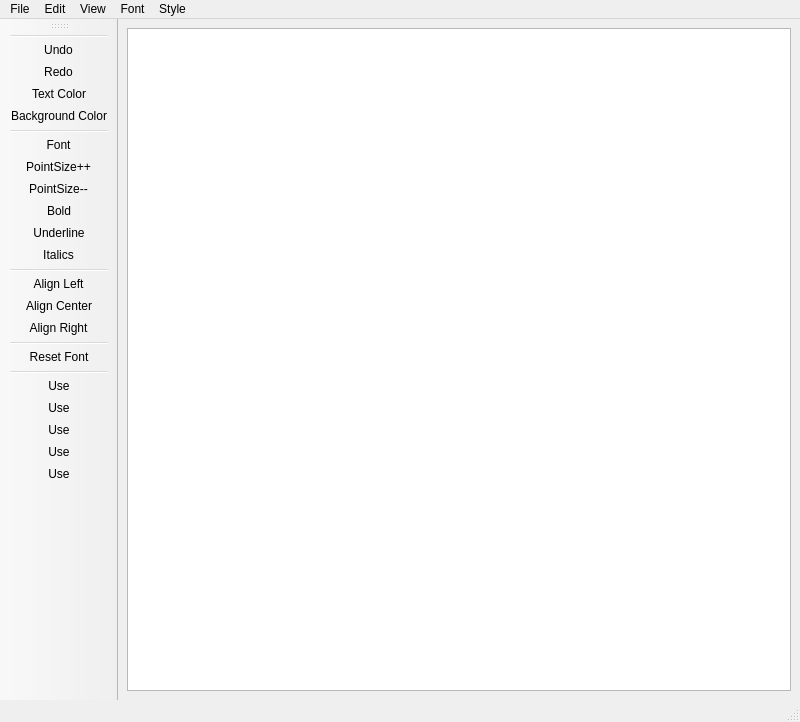
<?xml version="1.0" encoding="UTF-8"?>
<ui version="4.0">
 <class>MainWindow</class>
 <widget class="QMainWindow" name="MainWindow">
  <property name="geometry">
   <rect>
    <x>0</x>
    <y>0</y>
    <width>800</width>
    <height>722</height>
   </rect>
  </property>
  <property name="windowTitle">
   <string>MainWindow</string>
  </property>
  <widget class="QWidget" name="centralwidget">
   <layout class="QHBoxLayout" name="horizontalLayout_2">
    <item>
     <layout class="QHBoxLayout" name="horizontalLayout">
      <item>
       <widget class="QTextEdit" name="textEdit"/>
      </item>
     </layout>
    </item>
   </layout>
  </widget>
  <widget class="QMenuBar" name="menubar">
   <property name="geometry">
    <rect>
     <x>0</x>
     <y>0</y>
     <width>800</width>
     <height>22</height>
    </rect>
   </property>
   <widget class="QMenu" name="menuFont">
    <property name="title">
     <string>Font</string>
    </property>
    <addaction name="actionColor"/>
    <addaction name="actionBackground_Color"/>
    <addaction name="separator"/>
    <addaction name="actionAlign_Left"/>
    <addaction name="actionAlign_Center"/>
    <addaction name="actionAlign_Right"/>
    <addaction name="separator"/>
    <addaction name="actionFont"/>
    <addaction name="actionPixelSize"/>
    <addaction name="actionPixelSize_2"/>
    <addaction name="actionPointSize"/>
    <addaction name="actionPointSize_2"/>
    <addaction name="separator"/>
    <addaction name="actionBold"/>
    <addaction name="separator"/>
    <addaction name="actionUnderline"/>
    <addaction name="actionItalics"/>
    <addaction name="actionReset_Font"/>
   </widget>
   <widget class="QMenu" name="menuFile">
    <property name="title">
     <string>File</string>
    </property>
    <addaction name="actionClear"/>
    <addaction name="separator"/>
    <addaction name="actionOpen"/>
    <addaction name="actionSave_as"/>
    <addaction name="actionPrint"/>
    <addaction name="separator"/>
    <addaction name="actionExit"/>
   </widget>
   <widget class="QMenu" name="menuView">
    <property name="title">
     <string>View</string>
    </property>
    <addaction name="actionZoom"/>
    <addaction name="actionZoom_2"/>
   </widget>
   <widget class="QMenu" name="menuStyle">
    <property name="title">
     <string>Style</string>
    </property>
    <widget class="QMenu" name="menuStyle_1">
     <property name="title">
      <string>Style 1</string>
     </property>
     <addaction name="actionDefine"/>
     <addaction name="actionUse"/>
    </widget>
    <widget class="QMenu" name="menuStyle_2">
     <property name="title">
      <string>Style 2</string>
     </property>
     <addaction name="actionDefine_2"/>
     <addaction name="actionUse_2"/>
    </widget>
    <widget class="QMenu" name="menuStyle_3">
     <property name="title">
      <string>Style 3</string>
     </property>
     <addaction name="actionDefine_3"/>
     <addaction name="actionUse_3"/>
    </widget>
    <widget class="QMenu" name="menuStyle_4">
     <property name="title">
      <string>Style 4</string>
     </property>
     <addaction name="actionDefine_4"/>
     <addaction name="actionUse_4"/>
    </widget>
    <widget class="QMenu" name="menuStyle_5">
     <property name="title">
      <string>Style 5</string>
     </property>
     <addaction name="actionDefine_5"/>
     <addaction name="actionUse_5"/>
    </widget>
    <addaction name="menuStyle_1"/>
    <addaction name="menuStyle_2"/>
    <addaction name="menuStyle_3"/>
    <addaction name="menuStyle_4"/>
    <addaction name="menuStyle_5"/>
   </widget>
   <widget class="QMenu" name="menuEdit">
    <property name="title">
     <string>Edit</string>
    </property>
    <addaction name="actionCopy"/>
    <addaction name="actionPaste"/>
    <addaction name="actionCut"/>
    <addaction name="separator"/>
    <addaction name="actionUndo"/>
    <addaction name="actionRedo"/>
   </widget>
   <addaction name="menuFile"/>
   <addaction name="menuEdit"/>
   <addaction name="menuView"/>
   <addaction name="menuFont"/>
   <addaction name="menuStyle"/>
  </widget>
  <widget class="QStatusBar" name="statusbar"/>
  <widget class="QToolBar" name="toolBar">
   <property name="windowTitle">
    <string>toolBar</string>
   </property>
   <attribute name="toolBarArea">
    <enum>LeftToolBarArea</enum>
   </attribute>
   <attribute name="toolBarBreak">
    <bool>false</bool>
   </attribute>
   <addaction name="separator"/>
   <addaction name="actionUndo"/>
   <addaction name="actionRedo"/>
   <addaction name="actionColor"/>
   <addaction name="actionBackground_Color"/>
   <addaction name="separator"/>
   <addaction name="actionFont"/>
   <addaction name="actionPointSize"/>
   <addaction name="actionPointSize_2"/>
   <addaction name="actionBold"/>
   <addaction name="actionUnderline"/>
   <addaction name="actionItalics"/>
   <addaction name="separator"/>
   <addaction name="actionAlign_Left"/>
   <addaction name="actionAlign_Center"/>
   <addaction name="actionAlign_Right"/>
   <addaction name="separator"/>
   <addaction name="actionReset_Font"/>
   <addaction name="separator"/>
   <addaction name="actionUse"/>
   <addaction name="actionUse_2"/>
   <addaction name="actionUse_3"/>
   <addaction name="actionUse_4"/>
   <addaction name="actionUse_5"/>
  </widget>
  <action name="actionColor">
   <property name="icon">
    <iconset resource="Resources.qrc">
     <normaloff>:/new/imgs/icon::color.png</normaloff>:/new/imgs/icon::color.png</iconset>
   </property>
   <property name="text">
    <string>Text Color</string>
   </property>
  </action>
  <action name="actionBackground_Color">
   <property name="icon">
    <iconset resource="Resources.qrc">
     <normaloff>:/new/imgs/icon::backgoundColor.png</normaloff>:/new/imgs/icon::backgoundColor.png</iconset>
   </property>
   <property name="text">
    <string>Background Color</string>
   </property>
  </action>
  <action name="actionAlign_Left">
   <property name="icon">
    <iconset>
     <normaloff>:/imgs/icon::alignLeft.png</normaloff>:/imgs/icon::alignLeft.png</iconset>
   </property>
   <property name="text">
    <string>Align Left</string>
   </property>
  </action>
  <action name="actionAlign_Center">
   <property name="icon">
    <iconset resource="Resources.qrc">
     <normaloff>:/new/imgs/icon::alignCenter.png</normaloff>:/new/imgs/icon::alignCenter.png</iconset>
   </property>
   <property name="text">
    <string>Align Center</string>
   </property>
  </action>
  <action name="actionAlign_Right">
   <property name="icon">
    <iconset resource="Resources.qrc">
     <normaloff>:/new/imgs/icon::alignRight.png</normaloff>:/new/imgs/icon::alignRight.png</iconset>
   </property>
   <property name="text">
    <string>Align Right</string>
   </property>
  </action>
  <action name="actionBold">
   <property name="icon">
    <iconset resource="Resources.qrc">
     <normaloff>:/new/imgs/icon::bold.png</normaloff>:/new/imgs/icon::bold.png</iconset>
   </property>
   <property name="text">
    <string>Bold</string>
   </property>
  </action>
  <action name="actionUnderline">
   <property name="icon">
    <iconset resource="Resources.qrc">
     <normaloff>:/new/imgs/icon::underline.png</normaloff>:/new/imgs/icon::underline.png</iconset>
   </property>
   <property name="text">
    <string>Underline</string>
   </property>
  </action>
  <action name="actionItalics">
   <property name="icon">
    <iconset resource="Resources.qrc">
     <normaloff>:/new/imgs/icon::italics.png</normaloff>:/new/imgs/icon::italics.png</iconset>
   </property>
   <property name="text">
    <string>Italics</string>
   </property>
  </action>
  <action name="actionReset_Font">
   <property name="icon">
    <iconset resource="Resources.qrc">
     <normaloff>:/new/imgs/icon::reset.png.png</normaloff>:/new/imgs/icon::reset.png.png</iconset>
   </property>
   <property name="text">
    <string>Reset Font</string>
   </property>
  </action>
  <action name="actionDefine">
   <property name="icon">
    <iconset resource="Resources.qrc">
     <normaloff>:/new/imgs/icon::defineStyle.png</normaloff>:/new/imgs/icon::defineStyle.png</iconset>
   </property>
   <property name="text">
    <string>Define</string>
   </property>
  </action>
  <action name="actionUse">
   <property name="icon">
    <iconset resource="Resources.qrc">
     <normaloff>:/new/imgs/icon::style1.png</normaloff>:/new/imgs/icon::style1.png</iconset>
   </property>
   <property name="text">
    <string>Use</string>
   </property>
  </action>
  <action name="actionDefine_2">
   <property name="icon">
    <iconset resource="Resources.qrc">
     <normaloff>:/new/imgs/icon::defineStyle.png</normaloff>:/new/imgs/icon::defineStyle.png</iconset>
   </property>
   <property name="text">
    <string>Define</string>
   </property>
  </action>
  <action name="actionUse_2">
   <property name="icon">
    <iconset resource="Resources.qrc">
     <normaloff>:/new/imgs/icon::style2.png</normaloff>:/new/imgs/icon::style2.png</iconset>
   </property>
   <property name="text">
    <string>Use</string>
   </property>
  </action>
  <action name="actionDefine_3">
   <property name="icon">
    <iconset resource="Resources.qrc">
     <normaloff>:/new/imgs/icon::defineStyle.png</normaloff>:/new/imgs/icon::defineStyle.png</iconset>
   </property>
   <property name="text">
    <string>Define</string>
   </property>
  </action>
  <action name="actionUse_3">
   <property name="icon">
    <iconset resource="Resources.qrc">
     <normaloff>:/new/imgs/icon::style3.png</normaloff>:/new/imgs/icon::style3.png</iconset>
   </property>
   <property name="text">
    <string>Use</string>
   </property>
  </action>
  <action name="actionDefine_4">
   <property name="icon">
    <iconset resource="Resources.qrc">
     <normaloff>:/new/imgs/icon::defineStyle.png</normaloff>:/new/imgs/icon::defineStyle.png</iconset>
   </property>
   <property name="text">
    <string>Define</string>
   </property>
  </action>
  <action name="actionUse_4">
   <property name="icon">
    <iconset resource="Resources.qrc">
     <normaloff>:/new/imgs/icon::style4.png</normaloff>:/new/imgs/icon::style4.png</iconset>
   </property>
   <property name="text">
    <string>Use</string>
   </property>
  </action>
  <action name="actionDefine_5">
   <property name="icon">
    <iconset resource="Resources.qrc">
     <normaloff>:/new/imgs/icon::defineStyle.png</normaloff>:/new/imgs/icon::defineStyle.png</iconset>
   </property>
   <property name="text">
    <string>Define</string>
   </property>
  </action>
  <action name="actionUse_5">
   <property name="icon">
    <iconset resource="Resources.qrc">
     <normaloff>:/new/imgs/icon::style5.png</normaloff>:/new/imgs/icon::style5.png</iconset>
   </property>
   <property name="text">
    <string>Use</string>
   </property>
  </action>
  <action name="actionFont">
   <property name="icon">
    <iconset resource="Resources.qrc">
     <normaloff>:/new/imgs/icon::font.png</normaloff>:/new/imgs/icon::font.png</iconset>
   </property>
   <property name="text">
    <string>Font</string>
   </property>
  </action>
  <action name="actionPixelSize">
   <property name="icon">
    <iconset resource="Resources.qrc">
     <normaloff>:/new/imgs/icon::size++.png</normaloff>:/new/imgs/icon::size++.png</iconset>
   </property>
   <property name="text">
    <string>PixelSize++</string>
   </property>
  </action>
  <action name="actionPixelSize_2">
   <property name="icon">
    <iconset resource="Resources.qrc">
     <normaloff>:/new/imgs/icon::size--.png</normaloff>:/new/imgs/icon::size--.png</iconset>
   </property>
   <property name="text">
    <string>PixelSize--</string>
   </property>
  </action>
  <action name="actionPointSize">
   <property name="icon">
    <iconset resource="Resources.qrc">
     <normaloff>:/new/imgs/icon::size++.png</normaloff>:/new/imgs/icon::size++.png</iconset>
   </property>
   <property name="text">
    <string>PointSize++</string>
   </property>
  </action>
  <action name="actionPointSize_2">
   <property name="icon">
    <iconset resource="Resources.qrc">
     <normaloff>:/new/imgs/icon::size--.png</normaloff>:/new/imgs/icon::size--.png</iconset>
   </property>
   <property name="text">
    <string>PointSize--</string>
   </property>
  </action>
  <action name="actionClear">
   <property name="icon">
    <iconset resource="Resources.qrc">
     <normaloff>:/new/imgs/icon::newFile.png</normaloff>:/new/imgs/icon::newFile.png</iconset>
   </property>
   <property name="text">
    <string>Clear</string>
   </property>
  </action>
  <action name="actionOpen">
   <property name="icon">
    <iconset resource="Resources.qrc">
     <normaloff>:/new/imgs/icon::copy.png</normaloff>:/new/imgs/icon::copy.png</iconset>
   </property>
   <property name="text">
    <string>Open</string>
   </property>
  </action>
  <action name="actionSave_as">
   <property name="icon">
    <iconset resource="Resources.qrc">
     <normaloff>:/new/imgs/icon::save.png</normaloff>:/new/imgs/icon::save.png</iconset>
   </property>
   <property name="text">
    <string>Save as</string>
   </property>
  </action>
  <action name="actionPrint">
   <property name="icon">
    <iconset resource="Resources.qrc">
     <normaloff>:/new/imgs/icon::print.png</normaloff>:/new/imgs/icon::print.png</iconset>
   </property>
   <property name="text">
    <string>Print</string>
   </property>
  </action>
  <action name="actionExit">
   <property name="icon">
    <iconset resource="Resources.qrc">
     <normaloff>:/new/imgs/icon::exit.png</normaloff>:/new/imgs/icon::exit.png</iconset>
   </property>
   <property name="text">
    <string>Exit</string>
   </property>
  </action>
  <action name="actionCopy">
   <property name="icon">
    <iconset resource="Resources.qrc">
     <normaloff>:/new/imgs/icon::copy.png</normaloff>:/new/imgs/icon::copy.png</iconset>
   </property>
   <property name="text">
    <string>Copy</string>
   </property>
  </action>
  <action name="actionPaste">
   <property name="icon">
    <iconset resource="Resources.qrc">
     <normaloff>:/new/imgs/icon::paste.png</normaloff>:/new/imgs/icon::paste.png</iconset>
   </property>
   <property name="text">
    <string>Paste</string>
   </property>
  </action>
  <action name="actionCut">
   <property name="icon">
    <iconset resource="Resources.qrc">
     <normaloff>:/new/imgs/icon::cut.png</normaloff>:/new/imgs/icon::cut.png</iconset>
   </property>
   <property name="text">
    <string>Cut</string>
   </property>
  </action>
  <action name="actionUndo">
   <property name="icon">
    <iconset resource="Resources.qrc">
     <normaloff>:/new/imgs/icon::undo.png</normaloff>:/new/imgs/icon::undo.png</iconset>
   </property>
   <property name="text">
    <string>Undo</string>
   </property>
  </action>
  <action name="actionRedo">
   <property name="icon">
    <iconset resource="Resources.qrc">
     <normaloff>:/new/imgs/icon::redo.png</normaloff>:/new/imgs/icon::redo.png</iconset>
   </property>
   <property name="text">
    <string>Redo</string>
   </property>
  </action>
  <action name="actionZoom">
   <property name="icon">
    <iconset resource="Resources.qrc">
     <normaloff>:/new/imgs/icon::zoomIn.png</normaloff>:/new/imgs/icon::zoomIn.png</iconset>
   </property>
   <property name="text">
    <string>Zoom+</string>
   </property>
  </action>
  <action name="actionZoom_2">
   <property name="icon">
    <iconset resource="Resources.qrc">
     <normaloff>:/new/imgs/icon::zoomOut.png</normaloff>:/new/imgs/icon::zoomOut.png</iconset>
   </property>
   <property name="text">
    <string>Zoom-</string>
   </property>
  </action>
 </widget>
 <resources>
  <include location="Resources.qrc"/>
 </resources>
 <connections/>
</ui>
